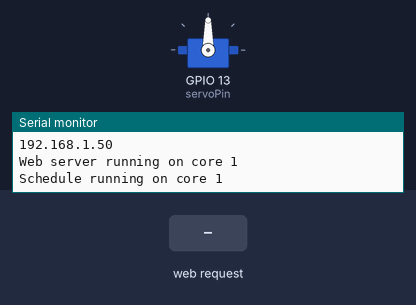
The sketch below on a simulated ESP32. Parts: servo, the last lines printed to the serial monitor. The inputs (shaded band) are chosen by the test bench. WiFi joins after 1.5 s; servers stay silent unless stated.

Above: at 3.7 s.
3.8 s: HTTP request GET /?value= received
At 4.9 s:
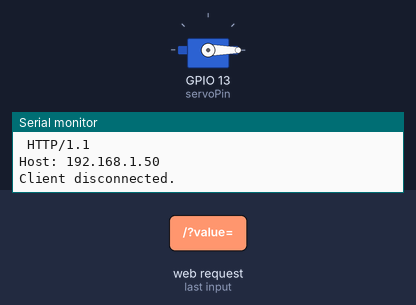
5.3 s: HTTP request GET /?mode= received
Timing chart, 0 to 8.3 s (numbered marks = the images above; inputs shaded):
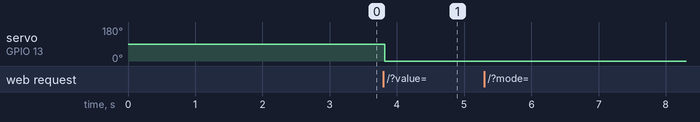

The sketch:

WO_time__1_.ino
```cpp
#include <WiFi.h>
#include <Servo.h>

Servo myservo;  // создаем экземпляр класса «Servo»,
                // чтобы с его помощью управлять сервоприводом;
                // большинство плат позволяют
                // создать 12 объектов класса «Servo»

// GPIO-контакт, к которому подключен сервопривод:
static const int servoPin = 13;

// вставьте здесь учетные данные своей сети:
const char* ssid     = "Mi";
const char* password = "panteon2";

// создаем веб-сервер на порте «80»:
WiFiServer server(80);

// переменная для хранения HTTP-запроса:
String header;

// несколько переменных для расшифровки значения в HTTP-запросе GET:
String valueString = String(5);
int pos1 = 0;
int pos2 = 0;

TaskHandle_t scheduleTask;
TaskHandle_t webServerTask;

volatile int workMode = 0; // 0 = по слайдеру, 1 = по распсианию

void setup() {
  setupServo();
  connectToWifi();
  startWebServerTask();
  startScheduleTask();
}

void setupServo() {
  Serial.begin(115200);
  myservo.attach(servoPin);  // привязываем сервопривод,
                             // подключенный к контакту «servoPin»,
                             // к объекту «myservo»
}

void connectToWifi() {
  // подключаемся к WiFi при помощи заданных выше SSID и пароля:
  Serial.print("Connecting to ");  //  "Подключаемся к "
  Serial.println(ssid);
  WiFi.begin(ssid, password);
  while (WiFi.status() != WL_CONNECTED) {
    delay(500);
    Serial.print(".");
  }
  // печатаем локальный IP-адрес и запускаем веб-сервер:
  Serial.println("");
  Serial.println("WiFi connected.");  //  "WiFi подключен."
  Serial.println("IP address: ");     //  "IP-адрес: "
  Serial.println(WiFi.localIP());
  server.begin();
}

void startWebServerTask() {
    xTaskCreatePinnedToCore(
                  webServerWork,   /* Task function. */
                  "WebServer",     /* name of task. */
                  10000,       /* Stack size of task */
                  NULL,        /* parameter of the task */
                  10,           /* priority of the task */
                  &webServerTask,      /* Task handle to keep track of created task */
                  0);          /* pin task to core 0 */
  delay(500);
}

void startScheduleTask() {
    xTaskCreatePinnedToCore(
                    scheduleWork,   /* Task function. */
                    "Schedule",     /* name of task. */
                    10000,       /* Stack size of task */
                    NULL,        /* parameter of the task */
                    10,           /* priority of the task */
                    &scheduleTask,      /* Task handle to keep track of created task */
                    1);          /* pin task to core 1 */
    delay(500);
}

void webServerWork(void * unused) {
  Serial.print("Web server running on core ");
  Serial.println(xPortGetCoreID());
  for(;;) {
  WiFiClient client = server.available();

  if (client) {                     // если подключился новый клиент,
    Serial.println("New Client.");  // печатаем сообщение
                                    // «Новый клиент.»
                                    // в мониторе порта;
    String currentLine = "";        // создаем строку для хранения
                                    // входящих данных от клиента;
    while (client.connected()) {    // цикл while() будет работать
                                    // все то время, пока клиент
                                    // будет подключен к серверу;
      if (client.available()) {     // если у клиента есть данные,

                          // которые можно прочесть,
        char c = client.read();// считываем байт, а затем
        Serial.write(c);            // печатаем его в мониторе порта
        header += c;
        if (c == '\n') {            // если этим байтом является
                                    // символ новой строки
          // если получили два символа новой строки подряд,
          // то это значит, что текущая строчка пуста;
          // это конец HTTP-запроса клиента,
          // а значит – пора отправлять ответ:
          if (currentLine.length() == 0) {
            // HTTP-заголовки всегда начинаются
            // с кода ответа (например, «HTTP/1.1 200 OK»)
            // и информации о типе контента
            // (чтобы клиент понимал, что получает);
            // в конце пишем пустую строчку:
            client.println("HTTP/1.1 200 OK");
            client.println("Content-type:text/html");
            client.println("Connection: close");
                       //  "Соединение: отключено"
            client.println();

            // показываем веб-страницу:
            client.println("<!DOCTYPE html><html>");
            client.println("<head><meta charset=\"utf-8\"> <meta name=\"viewport\" content=\"width=device-width, initial-scale=1\">");
            client.println("<link rel=\"icon\" href=\"data:,\">");
            client.println("<style>html{min-height:100%;}body { text-align: center; font-family: \"Trebuchet MS\", Arial; margin-left:auto; margin-right:auto; background: rgb(0,234,234); background: -moz-linear-gradient(top, rgba(0,234,234,1) 0%, rgba(0,80,209,1) 29%, rgba(0,158,195,1) 100%); background: -webkit-linear-gradient(top, rgba(0,234,234,1) 0%,rgba(0,80,209,1) 29%,rgba(0,158,195,1) 100%); background: linear-gradient(to bottom, rgba(0,234,234,1) 0%,rgba(0,80,209,1) 29%,rgba(0,158,195,1) 100%); filter: progid:DXImageTransform.Microsoft.gradient( startColorstr=\'#00eaea\', endColorstr=\'#009ec3\',GradientType=0 );}");
            client.println(".slider { width: 300px; }");
            client.println(".disabled {"
                              "pointer-events: none;"
                              "opacity: 0.4;"
                          "}");
            client.println("</style>");
            client.println("<script src=\"https://ajax.googleapis.com/ajax/libs/jquery/3.3.1/jquery.min.js\"></script>");
            // веб-страница:
            client.println("</head><body><h1><u>МБОУ СОШ № 18</u></h1>");
            client.println("<h2><u>Большие вызовы</u></h2>");
            client.println("<h3>Автоматическое проветривание помещения</h3>");
            client.println("<p><i><strong><font color=\"#FFFFFF\" size=\"5\"> Умное окно</font></strong></i></p>");
                                        //  "Управление сервомотором
                                        //   с помощью платы ESP32"
            client.println("<div id=\"sliderBlock\">");
            client.println("<p><b><font size=\"3\">Угол открытия окна:</font></b><span id=\"servoPos\"></span></p>");
            client.println("<input type=\"range\" min=\"0\" max=\"90\" class=\"slider\" id=\"servoSlider\" onchange=\"servo(this.value)\" value=\""+valueString+"\"/><br>");
            client.println("</div>");
            client.println("<input type=\"checkbox\" id=\"modeChecker\"/><label for=\"modeChecker\"><font size=\"4\"><i><b>По расписанию</b></i></font></label>");

            client.println("<br><br><br>");
            client.println("<table border=\"0\" width=\"400\" align=\"center\">");
            client.println("<caption><font size=\"4\"><i><b>Настроить расписание проветривания</b></i></font></caption>");
            client.println("<tr><th align=\"left\" width=\"30%\">День недели</th><th colspan=\"2\">Время проветривания</th></tr>");
            client.println("<tr><td align=\"left\" width=\"30%\">Понедельник</td><td align=\"right\"><label>Открыть:</label><input type=\"time\"><br><label>Закрыть:</label><input type=\"time\"></td><td align=\"center\"><label><font size=\"6\" color=\"#D3D3D3\">+</font></label></td></tr>");
            client.println("<tr><td align=\"left\" width=\"30%\">Вторник</td><td align=\"right\"><label>Открыть:</label><input type=\"time\"><br><label>Закрыть:</label><input type=\"time\"></td><td align=\"center\"><label><font size=\"6\" color=\"#D3D3D3\">+</font></label></td></tr>");
            client.println("<tr><td align=\"left\" width=\"30%\">Среда</td><td align=\"right\"><label>Открыть:</label><input type=\"time\"><br><label>Закрыть:</label><input type=\"time\"></td><td align=\"center\"><label><font size=\"6\" color=\"#D3D3D3\">+</font></label></td></tr>");
            client.println("<tr><td align=\"left\" width=\"30%\">Четверг</td><td align=\"right\"><label>Открыть:</label><input type=\"time\"><br><label>Закрыть:</label><input type=\"time\"></td><td align=\"center\"><label><font size=\"6\" color=\"#D3D3D3\">+</font></label></td></tr>");
            client.println("<tr><td align=\"left\" width=\"30%\">Пятница</td><td align=\"right\"><label>Открыть:</label><input type=\"time\"><br><label>Закрыть:</label><input type=\"time\"></td><td align=\"center\"><label><font size=\"6\" color=\"#D3D3D3\">+</font></label></td></tr>");
            client.println("<tr><td align=\"left\" width=\"30%\">Суббота</td><td align=\"right\"><label>Открыть:</label><input type=\"time\"><br><label>Закрыть:</label><input type=\"time\"></td><td align=\"center\"><label><font size=\"6\" color=\"#D3D3D3\">+</font></label></td></tr>");
            client.println("<tr><td align=\"left\" width=\"30%\">Воскресенье</td><td align=\"right\"><label>Открыть:</label><input type=\"time\"><br><label>Закрыть:</label><input type=\"time\"></td><td align=\"center\"><label><font size=\"6\" color=\"#D3D3D3\">+</font></label></td></tr>");
            client.println("</table>");
            client.println("<script>var slider = document.getElementById(\"servoSlider\");");
            client.println("var servoP = document.getElementById(\"servoPos\"); servoP.innerHTML = slider.value;");
            client.println("var modeChecker = document.getElementById(\"modeChecker\");");
            client.println(" var sliderBlock = document.getElementById(\"sliderBlock\");");
            client.println("modeChecker.addEventListener('change', (event) => {"
                            "if (event.currentTarget.checked) {"
                            "  sliderBlock.className += \" disabled\";"
                            "} else {"
                            "  sliderBlock.className = \"\";"
                            "}"
                            "var mode = event.currentTarget.checked ? 1 : 0;"
                            "$.get(\"/?mode=\" + mode + \"&\");"
                            "{Connection: close};"
                            "});");
            client.println("slider.oninput = function() { slider.value = this.value; servoP.innerHTML = this.value; }");
            client.println("$.ajaxSetup({timeout:1000}); function servo(pos) { ");
            client.println("$.get(\"/?value=\" + pos + \"&\"); {Connection: close};}");

            client.println("</script>");
            client.println("</body></html>");

            //GET /?value=180& HTTP/1.1
            if(header.indexOf("GET /?value=")>=0) {
              pos1 = header.indexOf('=');
              pos2 = header.indexOf('&');
              valueString = header.substring(pos1+1, pos2);

              // вращаем ось сервомотора:
              myservo.write(valueString.toInt());
              Serial.println(valueString);
            }
            if (header.indexOf("GET /?mode=")>=0) {
              pos1 = header.indexOf('=');
              pos2 = header.indexOf('&');
              valueString = header.substring(pos1+1, pos2);

              workMode = valueString.toInt();
              Serial.println(valueString);
            }
            // конец HTTP-ответа задается
            // с помощью дополнительной пустой строки:
            client.println();
            // выходим из цикла while():
            break;
          } else { // если получили символ новой строки,
                   // очищаем текущую строку «currentLine»:
            currentLine = "";
          }
        } else if (c != '\r') {  // если получили любые данные,
                                 // кроме символа возврата каретки,
          currentLine += c;      // добавляем эти данные
                                 // в конец строки «currentLine»
        }
      }
    }
    // очищаем переменную «header»:
    header = "";
    // отключаем соединение:
    client.stop();
    Serial.println("Client disconnected.");
               //  "Клиент отключился."
    Serial.println("");
  }
  delay(20);
  }
  vTaskDelete(NULL);
}

void scheduleWork(void * unused) {
  Serial.print("Schedule running on core ");
  Serial.println(xPortGetCoreID());

  for(;;) {
    if (workMode == 0) {
      delay(20);
    } else {
      runBySchedule();
    }
  }
  vTaskDelete(NULL);
}

void runBySchedule() {
      myservo.write(90);
      delay(2000);
      myservo.write(0);
      delay(4000);
}

void loop(){
  vTaskDelete(NULL);
}
```

open_window.cpp
```cpp
#include <Wire.h>
#include <DS3231.h>

#define STEPS_TO_OPEN 150
#define DIR_PIN 2
#define STEP_PIN 3

DS3231 clock;
RTClib rtc;

struct Peremena {
  DateTime* startTime;
  DateTime* endTime;
};

DateTime* newTime(const char* time) {
  return new DateTime("Jan 01 1970", "");
}

Peremena END = Peremena();

Peremena MON[] = {
  Peremena { .startTime = newTime("08:40:00"), .endTime = newTime("08:45:00") },
  Peremena { .startTime = newTime("09:25:00"), .endTime = newTime("09:35:00") },
  Peremena { .startTime = newTime("10:15:00"), .endTime = newTime("10:30:00") },
  Peremena { .startTime = newTime("11:10:00"), .endTime = newTime("11:15:00") },
  Peremena { .startTime = newTime("11:55:00"), .endTime = newTime("12:00:00") },
  END
};
Peremena TUE[] = {
  Peremena { .startTime = newTime("08:40:00"), .endTime = newTime("08:45:00") },
  Peremena { .startTime = newTime("09:25:00"), .endTime = newTime("09:35:00") },
  Peremena { .startTime = newTime("10:15:00"), .endTime = newTime("10:30:00") },
  Peremena { .startTime = newTime("11:10:00"), .endTime = newTime("11:15:00") },
  Peremena { .startTime = newTime("11:55:00"), .endTime = newTime("12:00:00") },
  END
};
Peremena WED[] = {
  Peremena { .startTime = newTime("08:40:00"), .endTime = newTime("08:45:00") },
  Peremena { .startTime = newTime("09:25:00"), .endTime = newTime("09:35:00") },
  Peremena { .startTime = newTime("10:15:00"), .endTime = newTime("10:30:00") },
  Peremena { .startTime = newTime("11:10:00"), .endTime = newTime("11:15:00") },
  Peremena { .startTime = newTime("11:55:00"), .endTime = newTime("12:00:00") },
  END
};
Peremena THU[] = {
  Peremena { .startTime = newTime("08:40:00"), .endTime = newTime("08:45:00") },
  Peremena { .startTime = newTime("09:25:00"), .endTime = newTime("09:35:00") },
  Peremena { .startTime = newTime("10:15:00"), .endTime = newTime("10:30:00") },
  Peremena { .startTime = newTime("11:10:00"), .endTime = newTime("11:15:00") },
  Peremena { .startTime = newTime("11:55:00"), .endTime = newTime("12:00:00") },
  END
};
Peremena FRI[] = {
  Peremena { .startTime = newTime("08:40:00"), .endTime = newTime("08:45:00") },
  Peremena { .startTime = newTime("09:25:00"), .endTime = newTime("09:35:00") },
  Peremena { .startTime = newTime("10:15:00"), .endTime = newTime("10:30:00") },
  Peremena { .startTime = newTime("11:10:00"), .endTime = newTime("11:15:00") },
  Peremena { .startTime = newTime("11:55:00"), .endTime = newTime("12:00:00") },
  END
};
Peremena SAT[] = {
  Peremena { .startTime = newTime("08:40:00"), .endTime = newTime("08:45:00") },
  Peremena { .startTime = newTime("09:25:00"), .endTime = newTime("09:35:00") },
  Peremena { .startTime = newTime("10:15:00"), .endTime = newTime("10:30:00") },
  Peremena { .startTime = newTime("11:10:00"), .endTime = newTime("11:15:00") },
  Peremena { .startTime = newTime("11:55:00"), .endTime = newTime("12:00:00") },
  END
};
Peremena SUN[] = {
  END
};
Peremena WEEK_END[] = {};

Peremena* weekSchedule[] = {MON, TUE, WED, THU, FRI, SAT, SUN, WEEK_END};

byte currentDayIndex = 0;

void setup()
{
  Wire.begin();
  clock.setClockMode(false); // 24h
  currentDayIndex = clock.getDoW();

  pinMode(DIR_PIN, OUTPUT);
  pinMode(STEP_PIN, OUTPUT);
}

byte compare(DateTime l, DateTime r) {
  if (l.hour() < r.hour()) return -1;
  else if (l.hour() > r.hour()) return 1;

  if (l.minute() < r.minute()) return -1;
  else if (l.minute() > r.minute()) return 1;

  if (l.second() < r.second()) return -1;
  else if (l.second() > r.second()) return 1;

  return 0;
}

void open_window() {
  digitalWrite(DIR_PIN, HIGH);

  for (int x = 0; x < STEPS_TO_OPEN; x++)
  {
    digitalWrite(STEP_PIN, HIGH);
    delayMicroseconds(2000);
    digitalWrite(STEP_PIN, LOW);
    delayMicroseconds(2000);
  }
}

void close_window() {
  digitalWrite(DIR_PIN, LOW);

  for (int x = 0; x < STEPS_TO_OPEN; x++)
  {
    digitalWrite(STEP_PIN, HIGH);
    delayMicroseconds(2000);
    digitalWrite(STEP_PIN, LOW);
    delayMicroseconds(2000);
  }
}

void wait_for_monday() {
  while (clock.getDoW() != 0) delay(7200000);
}

int is_end(Peremena peremena) {
  if (compare(*peremena.startTime, *END.startTime) == 0
      && compare(*peremena.endTime, *END.endTime) == 0) return 1;

  return 0;
}

void loop()
{
  Peremena* daySchedule = weekSchedule[currentDayIndex];
  while (daySchedule != WEEK_END) {
    for (int i = 0; is_end(daySchedule[i]) == 0; i++) {
      DateTime currentTime = rtc.now();
      Peremena peremena = daySchedule[i];
      while (compare(currentTime, *peremena.startTime) == -1) {
        delay(2000);
        currentTime = rtc.now();
      }
      open_window();
      currentTime = rtc.now();
      while (compare(currentTime, *peremena.endTime) == -1) {
        delay(2000);
        currentTime = rtc.now();
      }
      close_window();
    }
    daySchedule = weekSchedule[++currentDayIndex];
  }

  wait_for_monday();
  currentDayIndex = 0;
}
```

Measured:
- after the input at 3.8 s, servo on GPIO 13 (servoPin): 90° → 0° at once
